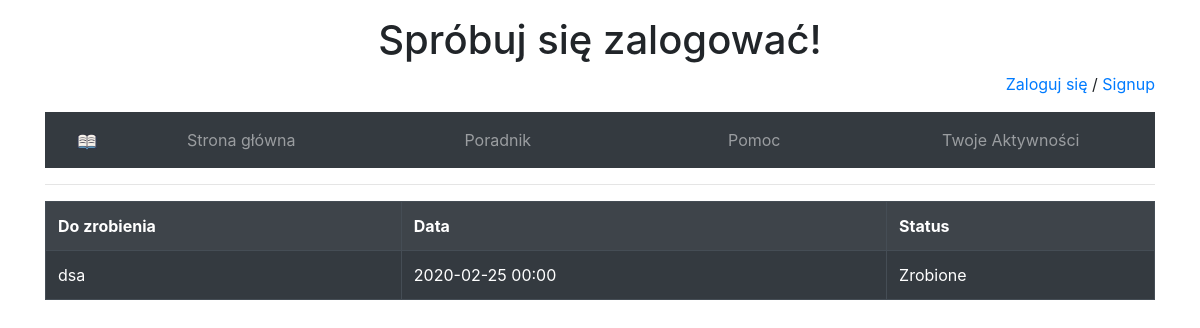
Before: /activities/6/ with the older database file.
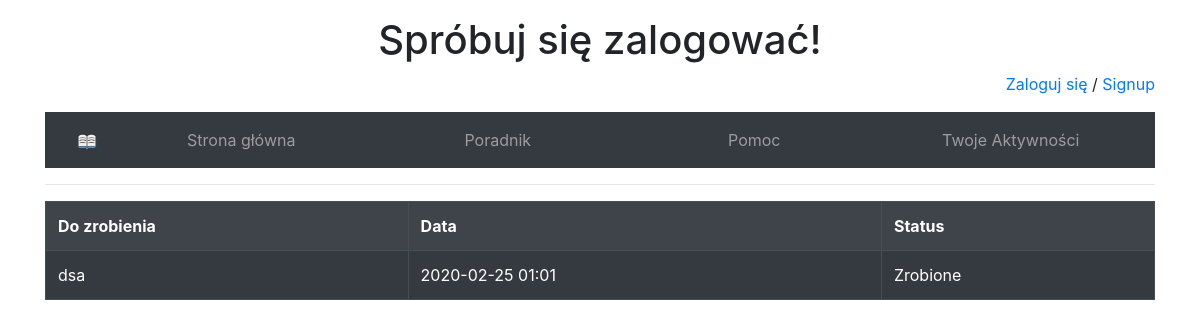
After: the same page with the newer database file.
### activities/models.py (models this page shows, shortened)
class Activitie(models.Model):
    activitie = models.CharField(max_length=50)
    to_do_date = models.DateTimeField()
    is_done = models.BooleanField(default= False, blank=True)
    user = models.ForeignKey(User, on_delete=models.CASCADE)

### activities/views.py (the view)
# urls.py: path('<int:pk>/', ActivityDetailView.as_view(), name='activity-detail'),
class ActivityDetailView(DetailView):
    model = Activitie
    template_name = 'activity_detail.html'

### activities/templates/activity_detail.html (shortened to what this page needs)
{% extends 'base.html' %}
{% block content %}
    <table class="table table-bordered table-hover table-dark table-striped">
        <tr>
            <th>Do zrobienia</th>
            <th>Data</th>
            <th>Status</th>
        </tr>
        <tr>
            <td>
                {{object.activitie}}
            </td>
            <td>
                {{object.to_do_date|date:"Y-m-d H:i"}}
            </td>
            {% if object.is_done %}
                <td>
                    Zrobione
                </td>
            {% else %}
                <td>
                    Nie zrobione
                </td>
            {% endif %}
        </tr>
    </table>
{% endblock %}

Changed rows visible on the page:
changed Activitie "dsa": to_do_date "2020-02-25 00:00" → "2020-02-25 01:01"
